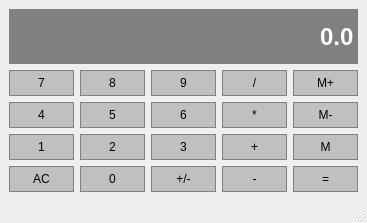
<?xml version="1.0" encoding="UTF-8"?>
<ui version="4.0">
 <class>calculator</class>
 <widget class="QMainWindow" name="calculator">
  <property name="geometry">
   <rect>
    <x>0</x>
    <y>0</y>
    <width>367</width>
    <height>223</height>
   </rect>
  </property>
  <property name="windowTitle">
   <string>calculator</string>
  </property>
  <widget class="QWidget" name="centralwidget">
   <layout class="QGridLayout" name="gridLayout">
    <item row="1" column="1">
     <widget class="QPushButton" name="Button8">
      <property name="sizePolicy">
       <sizepolicy hsizetype="Preferred" vsizetype="Preferred">
        <horstretch>0</horstretch>
        <verstretch>0</verstretch>
       </sizepolicy>
      </property>
      <property name="styleSheet">
       <string notr="true">QPushButton{
background-color:#C0C0C0;
border: 1px solid gray;
padding: 5px;
}
QPushButton:pressed{
background-color:#A9A9A9;
border: 1px solid gray;
padding: 5px;
}</string>
      </property>
      <property name="text">
       <string>8</string>
      </property>
     </widget>
    </item>
    <item row="3" column="4">
     <widget class="QPushButton" name="pushButton_15">
      <property name="sizePolicy">
       <sizepolicy hsizetype="Preferred" vsizetype="Preferred">
        <horstretch>0</horstretch>
        <verstretch>0</verstretch>
       </sizepolicy>
      </property>
      <property name="styleSheet">
       <string notr="true">QPushButton{
background-color:#C0C0C0;
border: 1px solid gray;
padding: 5px;
}
QPushButton:pressed{
background-color:#A9A9A9;
border: 1px solid gray;
padding: 5px;
}</string>
      </property>
      <property name="text">
       <string>M</string>
      </property>
     </widget>
    </item>
    <item row="3" column="0">
     <widget class="QPushButton" name="Button1">
      <property name="sizePolicy">
       <sizepolicy hsizetype="Preferred" vsizetype="Preferred">
        <horstretch>0</horstretch>
        <verstretch>0</verstretch>
       </sizepolicy>
      </property>
      <property name="styleSheet">
       <string notr="true">QPushButton{
background-color:#C0C0C0;
border: 1px solid gray;
padding: 5px;
}
QPushButton:pressed{
background-color:#A9A9A9;
border: 1px solid gray;
padding: 5px;
}</string>
      </property>
      <property name="text">
       <string>1</string>
      </property>
     </widget>
    </item>
    <item row="3" column="2">
     <widget class="QPushButton" name="Button3">
      <property name="sizePolicy">
       <sizepolicy hsizetype="Preferred" vsizetype="Preferred">
        <horstretch>0</horstretch>
        <verstretch>0</verstretch>
       </sizepolicy>
      </property>
      <property name="styleSheet">
       <string notr="true">QPushButton{
background-color:#C0C0C0;
border: 1px solid gray;
padding: 5px;
}
QPushButton:pressed{
background-color:#A9A9A9;
border: 1px solid gray;
padding: 5px;
}</string>
      </property>
      <property name="text">
       <string>3</string>
      </property>
     </widget>
    </item>
    <item row="1" column="4">
     <widget class="QPushButton" name="pushButton_5">
      <property name="sizePolicy">
       <sizepolicy hsizetype="Preferred" vsizetype="Preferred">
        <horstretch>0</horstretch>
        <verstretch>0</verstretch>
       </sizepolicy>
      </property>
      <property name="styleSheet">
       <string notr="true">QPushButton{
background-color:#C0C0C0;
border: 1px solid gray;
padding: 5px;
}
QPushButton:pressed{
background-color:#A9A9A9;
border: 1px solid gray;
padding: 5px;
}</string>
      </property>
      <property name="text">
       <string>M+</string>
      </property>
     </widget>
    </item>
    <item row="2" column="3">
     <widget class="QPushButton" name="pushButton_9">
      <property name="sizePolicy">
       <sizepolicy hsizetype="Preferred" vsizetype="Preferred">
        <horstretch>0</horstretch>
        <verstretch>0</verstretch>
       </sizepolicy>
      </property>
      <property name="styleSheet">
       <string notr="true">QPushButton{
background-color:#C0C0C0;
border: 1px solid gray;
padding: 5px;
}
QPushButton:pressed{
background-color:#A9A9A9;
border: 1px solid gray;
padding: 5px;
}</string>
      </property>
      <property name="text">
       <string>*</string>
      </property>
     </widget>
    </item>
    <item row="2" column="4">
     <widget class="QPushButton" name="pushButton_10">
      <property name="sizePolicy">
       <sizepolicy hsizetype="Preferred" vsizetype="Preferred">
        <horstretch>0</horstretch>
        <verstretch>0</verstretch>
       </sizepolicy>
      </property>
      <property name="styleSheet">
       <string notr="true">QPushButton{
background-color:#C0C0C0;
border: 1px solid gray;
padding: 5px;
}
QPushButton:pressed{
background-color:#A9A9A9;
border: 1px solid gray;
padding: 5px;
}</string>
      </property>
      <property name="text">
       <string>M-</string>
      </property>
     </widget>
    </item>
    <item row="2" column="0">
     <widget class="QPushButton" name="Button4">
      <property name="sizePolicy">
       <sizepolicy hsizetype="Preferred" vsizetype="Preferred">
        <horstretch>0</horstretch>
        <verstretch>0</verstretch>
       </sizepolicy>
      </property>
      <property name="styleSheet">
       <string notr="true">QPushButton{
background-color:#C0C0C0;
border: 1px solid gray;
padding: 5px;
}
QPushButton:pressed{
background-color:#A9A9A9;
border: 1px solid gray;
padding: 5px;
}</string>
      </property>
      <property name="text">
       <string>4</string>
      </property>
     </widget>
    </item>
    <item row="1" column="2">
     <widget class="QPushButton" name="Button9">
      <property name="sizePolicy">
       <sizepolicy hsizetype="Preferred" vsizetype="Preferred">
        <horstretch>0</horstretch>
        <verstretch>0</verstretch>
       </sizepolicy>
      </property>
      <property name="styleSheet">
       <string notr="true">QPushButton{
background-color:#C0C0C0;
border: 1px solid gray;
padding: 5px;
}
QPushButton:pressed{
background-color:#A9A9A9;
border: 1px solid gray;
padding: 5px;
}</string>
      </property>
      <property name="text">
       <string>9</string>
      </property>
     </widget>
    </item>
    <item row="1" column="3">
     <widget class="QPushButton" name="pushButton_4">
      <property name="sizePolicy">
       <sizepolicy hsizetype="Preferred" vsizetype="Preferred">
        <horstretch>0</horstretch>
        <verstretch>0</verstretch>
       </sizepolicy>
      </property>
      <property name="styleSheet">
       <string notr="true">QPushButton{
background-color:#C0C0C0;
border: 1px solid gray;
padding: 5px;
}
QPushButton:pressed{
background-color:#A9A9A9;
border: 1px solid gray;
padding: 5px;
}</string>
      </property>
      <property name="text">
       <string>/</string>
      </property>
     </widget>
    </item>
    <item row="2" column="1">
     <widget class="QPushButton" name="Button5">
      <property name="sizePolicy">
       <sizepolicy hsizetype="Preferred" vsizetype="Preferred">
        <horstretch>0</horstretch>
        <verstretch>0</verstretch>
       </sizepolicy>
      </property>
      <property name="styleSheet">
       <string notr="true">QPushButton{
background-color:#C0C0C0;
border: 1px solid gray;
padding: 5px;
}
QPushButton:pressed{
background-color:#A9A9A9;
border: 1px solid gray;
padding: 5px;
}</string>
      </property>
      <property name="text">
       <string>5</string>
      </property>
     </widget>
    </item>
    <item row="1" column="0">
     <widget class="QPushButton" name="Button7">
      <property name="sizePolicy">
       <sizepolicy hsizetype="Preferred" vsizetype="Preferred">
        <horstretch>0</horstretch>
        <verstretch>0</verstretch>
       </sizepolicy>
      </property>
      <property name="styleSheet">
       <string notr="true">QPushButton{
background-color:#C0C0C0;
border: 1px solid gray;
padding: 5px;
}
QPushButton:pressed{
background-color:#A9A9A9;
border: 1px solid gray;
padding: 5px;
}</string>
      </property>
      <property name="text">
       <string>7</string>
      </property>
     </widget>
    </item>
    <item row="3" column="1">
     <widget class="QPushButton" name="Button2">
      <property name="sizePolicy">
       <sizepolicy hsizetype="Preferred" vsizetype="Preferred">
        <horstretch>0</horstretch>
        <verstretch>0</verstretch>
       </sizepolicy>
      </property>
      <property name="styleSheet">
       <string notr="true">QPushButton{
background-color:#C0C0C0;
border: 1px solid gray;
padding: 5px;
}
QPushButton:pressed{
background-color:#A9A9A9;
border: 1px solid gray;
padding: 5px;
}</string>
      </property>
      <property name="text">
       <string>2</string>
      </property>
     </widget>
    </item>
    <item row="3" column="3">
     <widget class="QPushButton" name="pushButton_14">
      <property name="sizePolicy">
       <sizepolicy hsizetype="Preferred" vsizetype="Preferred">
        <horstretch>0</horstretch>
        <verstretch>0</verstretch>
       </sizepolicy>
      </property>
      <property name="styleSheet">
       <string notr="true">QPushButton{
background-color:#C0C0C0;
border: 1px solid gray;
padding: 5px;
}
QPushButton:pressed{
background-color:#A9A9A9;
border: 1px solid gray;
padding: 5px;
}</string>
      </property>
      <property name="text">
       <string>+</string>
      </property>
     </widget>
    </item>
    <item row="2" column="2">
     <widget class="QPushButton" name="Button6">
      <property name="sizePolicy">
       <sizepolicy hsizetype="Preferred" vsizetype="Preferred">
        <horstretch>0</horstretch>
        <verstretch>0</verstretch>
       </sizepolicy>
      </property>
      <property name="styleSheet">
       <string notr="true">QPushButton{
background-color:#C0C0C0;
border: 1px solid gray;
padding: 5px;
}
QPushButton:pressed{
background-color:#A9A9A9;
border: 1px solid gray;
padding: 5px;
}</string>
      </property>
      <property name="text">
       <string>6</string>
      </property>
     </widget>
    </item>
    <item row="4" column="0">
     <widget class="QPushButton" name="clear">
      <property name="sizePolicy">
       <sizepolicy hsizetype="Preferred" vsizetype="Preferred">
        <horstretch>0</horstretch>
        <verstretch>0</verstretch>
       </sizepolicy>
      </property>
      <property name="styleSheet">
       <string notr="true">QPushButton{
background-color:#C0C0C0;
border: 1px solid gray;
padding: 5px;
}
QPushButton:pressed{
background-color:#A9A9A9;
border: 1px solid gray;
padding: 5px;
}</string>
      </property>
      <property name="text">
       <string>AC</string>
      </property>
     </widget>
    </item>
    <item row="4" column="1">
     <widget class="QPushButton" name="Button0">
      <property name="sizePolicy">
       <sizepolicy hsizetype="Preferred" vsizetype="Preferred">
        <horstretch>0</horstretch>
        <verstretch>0</verstretch>
       </sizepolicy>
      </property>
      <property name="styleSheet">
       <string notr="true">QPushButton{
background-color:#C0C0C0;
border: 1px solid gray;
padding: 5px;
}
QPushButton:pressed{
background-color:#A9A9A9;
border: 1px solid gray;
padding: 5px;
}</string>
      </property>
      <property name="text">
       <string>0</string>
      </property>
     </widget>
    </item>
    <item row="4" column="2">
     <widget class="QPushButton" name="pushButton_18">
      <property name="sizePolicy">
       <sizepolicy hsizetype="Preferred" vsizetype="Preferred">
        <horstretch>0</horstretch>
        <verstretch>0</verstretch>
       </sizepolicy>
      </property>
      <property name="styleSheet">
       <string notr="true">QPushButton{
background-color:#C0C0C0;
border: 1px solid gray;
padding: 5px;
}
QPushButton:pressed{
background-color:#A9A9A9;
border: 1px solid gray;
padding: 5px;
}</string>
      </property>
      <property name="text">
       <string>+/-</string>
      </property>
     </widget>
    </item>
    <item row="4" column="3">
     <widget class="QPushButton" name="pushButton_19">
      <property name="sizePolicy">
       <sizepolicy hsizetype="Preferred" vsizetype="Preferred">
        <horstretch>0</horstretch>
        <verstretch>0</verstretch>
       </sizepolicy>
      </property>
      <property name="styleSheet">
       <string notr="true">QPushButton{
background-color:#C0C0C0;
border: 1px solid gray;
padding: 5px;
}
QPushButton:pressed{
background-color:#A9A9A9;
border: 1px solid gray;
padding: 5px;
}</string>
      </property>
      <property name="text">
       <string>-</string>
      </property>
     </widget>
    </item>
    <item row="4" column="4">
     <widget class="QPushButton" name="pushButton_20">
      <property name="sizePolicy">
       <sizepolicy hsizetype="Preferred" vsizetype="Preferred">
        <horstretch>0</horstretch>
        <verstretch>0</verstretch>
       </sizepolicy>
      </property>
      <property name="styleSheet">
       <string notr="true">QPushButton{
background-color:#C0C0C0;
border: 1px solid gray;
padding: 5px;
}
QPushButton:pressed{
background-color:#A9A9A9;
border: 1px solid gray;
padding: 5px;
}</string>
      </property>
      <property name="text">
       <string>=</string>
      </property>
     </widget>
    </item>
    <item row="0" column="0" colspan="5">
     <widget class="QLineEdit" name="lineEdit">
      <property name="sizePolicy">
       <sizepolicy hsizetype="Preferred" vsizetype="Expanding">
        <horstretch>0</horstretch>
        <verstretch>0</verstretch>
       </sizepolicy>
      </property>
      <property name="font">
       <font>
        <family>Arial</family>
        <pointsize>18</pointsize>
        <weight>75</weight>
        <bold>true</bold>
       </font>
      </property>
      <property name="styleSheet">
       <string notr="true">QLineEdit{
background-color:gray;
border: 1px solid gray;
color:#ffffff;
}</string>
      </property>
      <property name="text">
       <string>0.0</string>
      </property>
      <property name="alignment">
       <set>Qt::AlignRight|Qt::AlignTrailing|Qt::AlignVCenter</set>
      </property>
     </widget>
    </item>
   </layout>
  </widget>
  <widget class="QMenuBar" name="menubar">
   <property name="geometry">
    <rect>
     <x>0</x>
     <y>0</y>
     <width>367</width>
     <height>21</height>
    </rect>
   </property>
  </widget>
  <widget class="QStatusBar" name="statusbar"/>
 </widget>
 <resources/>
 <connections/>
</ui>
